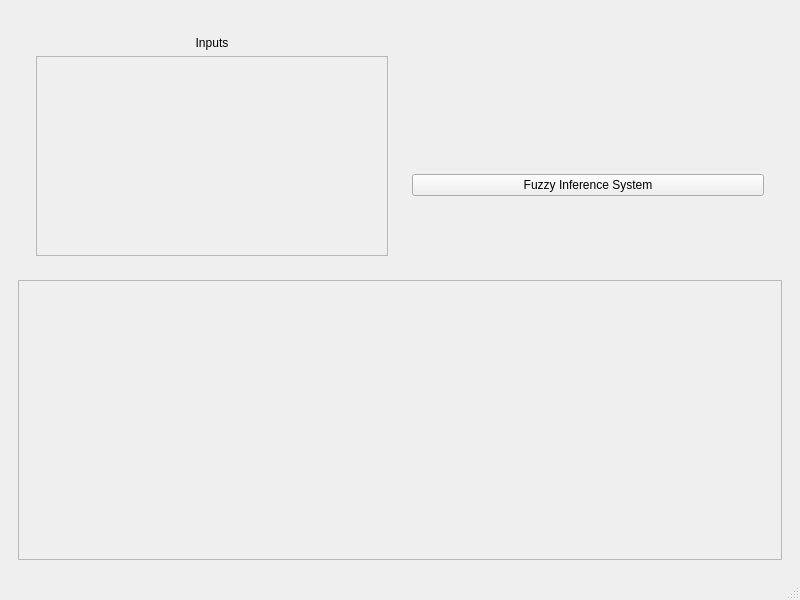
<?xml version="1.0" encoding="UTF-8"?>
<ui version="4.0">
 <class>MainWindow</class>
 <widget class="QMainWindow" name="MainWindow">
  <property name="geometry">
   <rect>
    <x>0</x>
    <y>0</y>
    <width>800</width>
    <height>600</height>
   </rect>
  </property>
  <property name="windowTitle">
   <string>MainWindow</string>
  </property>
  <widget class="QWidget" name="centralwidget">
   <layout class="QVBoxLayout" name="verticalLayout_2">
    <item>
     <widget class="QFrame" name="verticalFrame">
      <layout class="QVBoxLayout" name="verticalLayout">
       <item>
        <widget class="QFrame" name="horizontalFrame">
         <property name="sizePolicy">
          <sizepolicy hsizetype="Preferred" vsizetype="Maximum">
           <horstretch>0</horstretch>
           <verstretch>0</verstretch>
          </sizepolicy>
         </property>
         <layout class="QHBoxLayout" name="horizontalLayout">
          <item>
           <widget class="QFrame" name="verticalFrame_3">
            <property name="sizePolicy">
             <sizepolicy hsizetype="MinimumExpanding" vsizetype="Preferred">
              <horstretch>0</horstretch>
              <verstretch>0</verstretch>
             </sizepolicy>
            </property>
            <layout class="QVBoxLayout" name="verticalLayout_5">
             <item>
              <widget class="QLabel" name="label_2">
               <property name="sizePolicy">
                <sizepolicy hsizetype="Minimum" vsizetype="Fixed">
                 <horstretch>0</horstretch>
                 <verstretch>0</verstretch>
                </sizepolicy>
               </property>
               <property name="text">
                <string>Inputs</string>
               </property>
               <property name="alignment">
                <set>Qt::AlignCenter</set>
               </property>
              </widget>
             </item>
             <item>
              <widget class="QScrollArea" name="inputList">
               <property name="sizePolicy">
                <sizepolicy hsizetype="Expanding" vsizetype="Preferred">
                 <horstretch>0</horstretch>
                 <verstretch>0</verstretch>
                </sizepolicy>
               </property>
               <property name="minimumSize">
                <size>
                 <width>0</width>
                 <height>200</height>
                </size>
               </property>
               <property name="maximumSize">
                <size>
                 <width>16777215</width>
                 <height>200</height>
                </size>
               </property>
               <property name="verticalScrollBarPolicy">
                <enum>Qt::ScrollBarAsNeeded</enum>
               </property>
               <property name="widgetResizable">
                <bool>true</bool>
               </property>
               <widget class="QWidget" name="scrollAreaWidgetContents">
                <property name="geometry">
                 <rect>
                  <x>0</x>
                  <y>0</y>
                  <width>340</width>
                  <height>198</height>
                 </rect>
                </property>
                <layout class="QVBoxLayout" name="verticalLayout_6"/>
               </widget>
              </widget>
             </item>
            </layout>
           </widget>
          </item>
          <item>
           <widget class="QFrame" name="verticalFrame">
            <property name="sizePolicy">
             <sizepolicy hsizetype="MinimumExpanding" vsizetype="Preferred">
              <horstretch>0</horstretch>
              <verstretch>0</verstretch>
             </sizepolicy>
            </property>
            <layout class="QVBoxLayout" name="verticalLayout_3">
             <item>
              <widget class="QLabel" name="result_label">
               <property name="sizePolicy">
                <sizepolicy hsizetype="Preferred" vsizetype="Fixed">
                 <horstretch>0</horstretch>
                 <verstretch>0</verstretch>
                </sizepolicy>
               </property>
               <property name="text">
                <string/>
               </property>
               <property name="alignment">
                <set>Qt::AlignCenter</set>
               </property>
              </widget>
             </item>
             <item>
              <widget class="QPushButton" name="fuzzy_button">
               <property name="text">
                <string>Fuzzy Inference System</string>
               </property>
              </widget>
             </item>
            </layout>
           </widget>
          </item>
         </layout>
        </widget>
       </item>
       <item>
        <widget class="QScrollArea" name="graph_list">
         <property name="widgetResizable">
          <bool>true</bool>
         </property>
         <widget class="QWidget" name="scrollAreaWidgetContents_3">
          <property name="geometry">
           <rect>
            <x>0</x>
            <y>0</y>
            <width>754</width>
            <height>229</height>
           </rect>
          </property>
          <layout class="QVBoxLayout" name="verticalLayout_9"/>
         </widget>
        </widget>
       </item>
      </layout>
     </widget>
    </item>
   </layout>
  </widget>
  <widget class="QMenuBar" name="menubar">
   <property name="geometry">
    <rect>
     <x>0</x>
     <y>0</y>
     <width>800</width>
     <height>26</height>
    </rect>
   </property>
  </widget>
  <widget class="QStatusBar" name="statusbar"/>
 </widget>
 <resources/>
 <connections/>
</ui>
